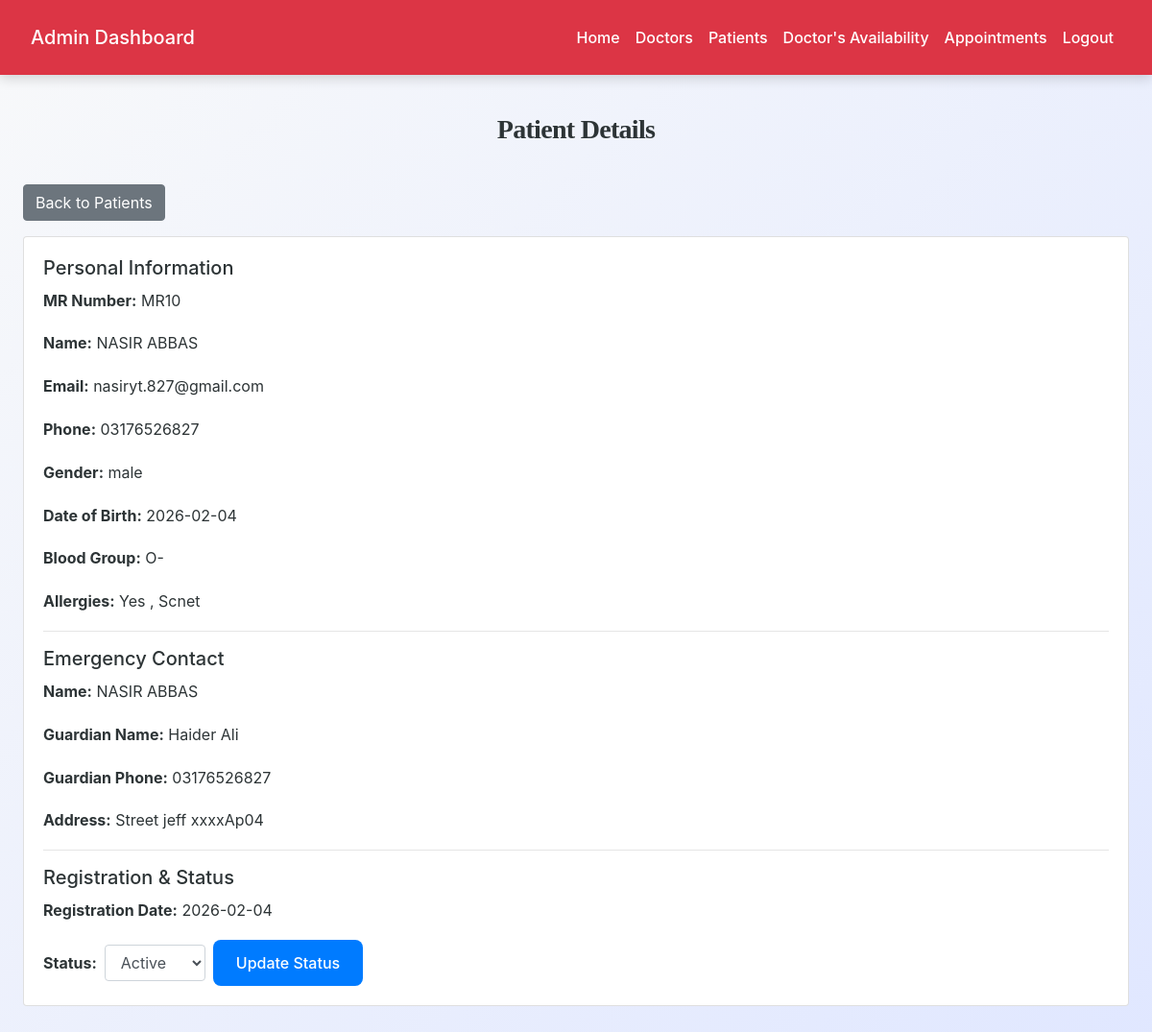
The app's page /admin/patient_details.php?id=1 (signed in) with its own data.
### tables this page shows
CREATE TABLE `patients` (
  `id` int(11) NOT NULL,
  `mr_number` varchar(20) NOT NULL,
  `name` varchar(100) NOT NULL,
  `email` varchar(100) DEFAULT NULL,
  `phone` varchar(15) NOT NULL,
  `password` varchar(255) DEFAULT NULL,
  `blood_group` varchar(10) DEFAULT NULL,
  `allergies` text DEFAULT NULL,
  `emergency_contact_name` varchar(150) DEFAULT NULL,
  `date_of_birth` date DEFAULT NULL,
  `gender` enum('male','female','other') DEFAULT NULL,
  `address` text DEFAULT NULL,
  `guardian_name` varchar(100) DEFAULT NULL,
  `guardian_phone` varchar(15) DEFAULT NULL,
  `registration_date` date DEFAULT curdate(),
  `status` enum('active','inactive') DEFAULT 'active',
  `created_at` timestamp NOT NULL DEFAULT current_timestamp()
);

### admin/patient_details.php (the view, shortened to what this page needs)
<?php
include('config.php');
$id = intval($_GET['id']);
$stmt = $conn->prepare("SELECT * FROM patients WHERE id=?");
$stmt->bind_param("i", $id);
$stmt->execute();
$res = $stmt->get_result();
$patient = $res->fetch_assoc();
?>
<!DOCTYPE html>
<html>
<head>
    <link rel="stylesheet" href="https://stackpath.bootstrapcdn.com/bootstrap/4.5.2/css/bootstrap.min.css">
    <link rel="stylesheet" href="../css/style.css">
</head>
<body>
<?php include('admin_navbar.php'); ?>
<div class="container mt-4">
    <h3>Patient Details</h3>
    <a href="view_patients.php" class="btn btn-secondary mb-3">Back to Patients</a>
    <div class="card">
        <div class="card-body">
            <h5>Personal Information</h5>
            <p><strong>MR Number:</strong> <?= $patient['mr_number'] ?></p>
            <p><strong>Name:</strong> <?= $patient['name'] ?></p>
            <p><strong>Email:</strong> <?= $patient['email'] ?></p>
            <p><strong>Phone:</strong> <?= $patient['phone'] ?></p>
            <p><strong>Gender:</strong> <?= $patient['gender'] ?></p>
            <p><strong>Date of Birth:</strong> <?= $patient['date_of_birth'] ?></p>
            <p><strong>Blood Group:</strong> <?= $patient['blood_group'] ?></p>
            <p><strong>Allergies:</strong> <?= $patient['allergies'] ?></p>
            <hr>
            <h5>Emergency Contact</h5>
            <p><strong>Name:</strong> <?= $patient['emergency_contact_name'] ?></p>
            <p><strong>Guardian Name:</strong> <?= $patient['guardian_name'] ?></p>
            <p><strong>Guardian Phone:</strong> <?= $patient['guardian_phone'] ?></p>
            <p><strong>Address:</strong> <?= $patient['address'] ?></p>
            <hr>
            <h5>Registration & Status</h5>
            <p><strong>Registration Date:</strong> <?= $patient['registration_date'] ?></p>
            <form method="POST" class="form-inline">
                <label class="mr-2"><strong>Status:</strong></label>
                <select name="status" class="form-control mr-2">
                    <option value="active" <?= $patient['status']=="active"?"selected":"" ?>>Active</option>
                </select>
                <button class="btn btn-primary">Update Status</button>
            </form>
        </div>
    </div>
</div>
</body>
</html>

### css/style.css (style rules this page uses)
:root { --primary: #007bff; --secondary: #6c757d; --success: #28a745; --info: #17a2b8; --warning: #ffc107; --danger: #dc3545; --light: #f8f9fa; --dark: #2d3436; --accent: #ff6f61; --highlight: #6f42c1; --shadow: rgba(0, 0, 0, 0.15); --transition: all 0.3s ease-in-out; }
body { font-family: 'Inter', 'Segoe UI', Tahoma, Geneva, Verdana, sans-serif; background: linear-gradient(135deg, var(--light) 0%, #e0e7ff 100%); color: var(--dark); line-height: 1.8; margin: 0; padding: 0; min-height: 100vh; font-size: 16px; }
h1, h2, h3, h4 { text-align: center; margin: 2.5rem 0; font-family: 'Georgia', 'Times New Roman', serif; color: var(--dark); font-weight: 700; letter-spacing: -0.025em; }
h3 { font-size: 1.75rem; }
.container { max-width: 1200px; margin: 0 auto 3rem; padding: 0 1.5rem; }
.btn-primary { background-color: var(--primary); color: #fff; border: none; border-radius: 8px; padding: 0.75rem 1.5rem; font-size: 1rem; font-weight: 500; cursor: pointer; transition: var(--transition); display: inline-flex; align-items: center; justify-content: center; }
a { color: var(--primary); text-decoration: none; font-weight: 500; transition: var(--transition); }

### records on screen
patients: mr_number "MR10", name "NASIR ABBAS", email "nasiryt.827@gmail.com", phone "03176526827", gender "male", date_of_birth "2026-02-04", blood_group "O-", allergies "Yes , Scnet", emergency_contact_name "NASIR ABBAS", guardian_name "Haider Ali", guardian_phone "03176526827", address "Street jeff xxxxAp04", registration_date "2026-02-04", status "Active"
